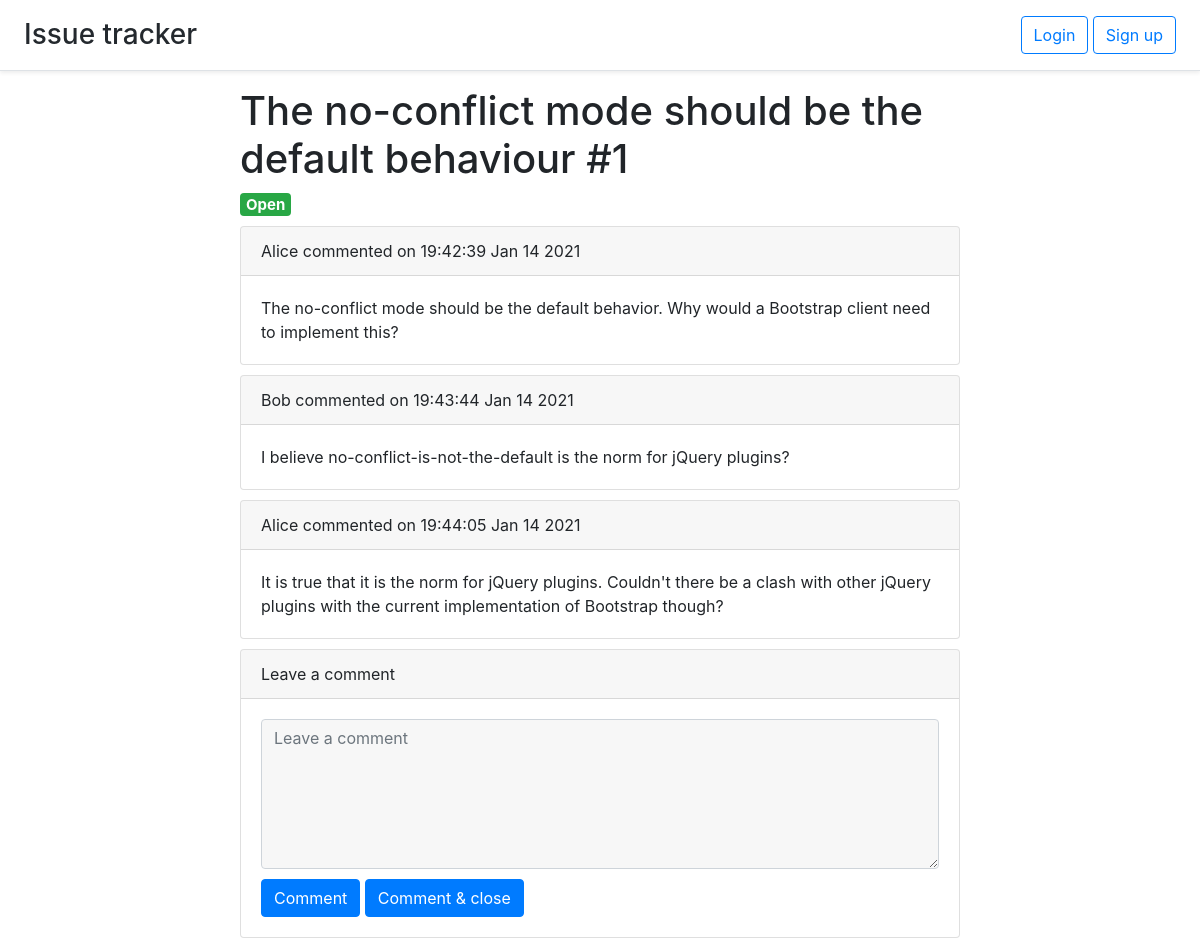
Screenshot of /issue/1 with the database file from the repository.
### issue.py (models this page shows, shortened)
class Issue(db.Model):
    id = db.Column(db.Integer, primary_key=True)
    title = db.Column(db.String(50), nullable=False)
    user_id = db.Column(db.Integer, db.ForeignKey('user.id'))
    comments = db.relationship('Comment', backref='issue', lazy='dynamic')
    labels = db.relationship('Label', backref='issue', lazy='dynamic')
    is_open = db.Column(db.BOOLEAN, default=True)
    timestamp = db.Column(db.DateTime, default=datetime.utcnow)
    def title_and_id(self):
        return self.title + ' #' + str(self.id)

### comment.py (models this page shows)
class Comment(db.Model):
    id = db.Column(db.Integer, primary_key=True)
    text = db.Column(db.Text, nullable=False)
    timestamp = db.Column(db.DateTime, default=datetime.utcnow)
    user_id = db.Column(db.Integer, db.ForeignKey('user.id'))
    issue_id = db.Column(db.Integer, db.ForeignKey('issue.id'))
    def pretty_date(self):
        return self.timestamp.strftime("%H:%M:%S %b %d %Y")

### auth.py (models this page shows)
class User(UserMixin, app.db.Model):
    id = app.db.Column(app.db.Integer, primary_key=True)
    email = app.db.Column(app.db.String(100), unique=True)
    password = app.db.Column(app.db.String(100))
    name = app.db.Column(app.db.String(100))
    issues = app.db.relationship('Issue', backref='user', lazy='dynamic')
    comments = app.db.relationship('Comment', backref='user', lazy='dynamic')

### comment.py (the view)
@comments.route('/issue/<int:issue_id>')
def show_issues(issue_id):
    return render_template('issuepage.html', issue=issue.Issue.query.get(issue_id))

### templates/issuepage.html (shortened to what this page needs)
{% extends 'base.html' %}
{% block content %}
<h1>{{ issue.title_and_id() }}</h1>
<h5>
  {% if issue.is_open %}
  <span class="badge badge-success">Open</span>
  {% else %}
  <span class="badge badge-danger">Closed</span>
  {% endif %}
</h5>
{% for comment in issue.comments.all() %}
<div class="card">
      <div class="card-header">
        {{ comment.user.name }} commented on {{ comment.pretty_date() }}
      </div>
      <div class="card-body"> {{ comment.text }}</div>
</div>
{% endfor %}
{% if issue.is_open %}
<div class="card">
  <div class="card-header">
    Leave a comment
  </div>
  <div class="card-body">
    <form method="post" action="/comment/{{ issue.id }}">
      <textarea name="text" class="form-control issue-textarea-comment" placeholder="Leave a comment"></textarea>
      <input type="submit" name="action" class="btn btn-primary" value="Comment">
      <input type="submit" name="action" class="btn btn-primary" value="Comment & close">
    </form>
  </div>
</div>
{% endif %}
{% endblock %}

### static/base.css (style rules this page uses)
html, body { height: 100%; }
.issue-textarea-comment { min-height: 150px; background-color: rgba(0,0,0,.03)!important; margin-bottom: 10px; }
.card { margin-top: 10px; }

### rows the page displays
Issue: title_and_id "The no-conflict mode should be the default behaviour #1"
Comment: user.name "Alice", pretty_date "19:42:39 Jan 14 2021", text "The no-conflict mode should be the default behavior. Why would a Bootstrap client need to implement this?"
Comment: user.name "Bob", pretty_date "19:43:44 Jan 14 2021", text "I believe no-conflict-is-not-the-default is the norm for jQuery plugins?"
Comment: user.name "Alice", pretty_date "19:44:05 Jan 14 2021", text "It is true that it is the norm for jQuery plugins. Couldn't there be a clash with other jQuery plugins with the current implementation of Bootstrap though?"
